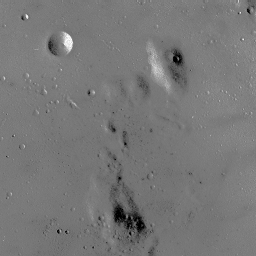
#> input picture HistEqualization/moon.bmp, 256 x 256 px
$ python hist_eq.py
#> lines starting #> are read from the running program, lines starting #| are printed output that depends on the picture
import cv2
import numpy as np
import matplotlib.pyplot as plt

def main():
    img = cv2.imread("moon.bmp")
#> img is the input picture: shape (256, 256, 3); min 0, max 255, mean 119.7
    I = cv2.cvtColor(img, cv2.COLOR_BGR2GRAY)
    (ht, width) = I.shape
#> ht = 256; width = 256
    I_array = I.flatten()
    #Get the histogram of the flattened image array along with its correspoding bin(0-255)
    hist, bins = np.histogram(I_array, 255)
#> hist = 255 values, max 5145 at index 120, min 0 at index 1, mean 257; bins = 256 values from 0 to 255
    #calculate the cumulative histogram for the above
    cumu = np.cumsum(hist)
#> cumu = 255 values from 99 to 65536
    #normalizing the cumulative sum from 0-255
    n_cum = cumu*255/cumu.max()
#> n_cum = 255 values from 0.385 to 255
    L = np.zeros((ht,width))
    for i in range(ht):
        for j in range(width):
            #find the index at which this pixel value appears from 0-255
            it = np.where(bins == I[i,j])[0][0] -1
            #assign the corresponding value to the resulting image
            L[i,j]=n_cum[it]
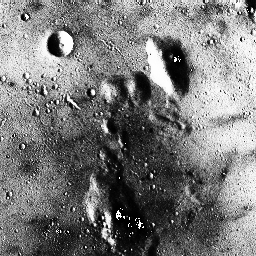
#> L: shape (256, 256) float64; min 0.385, max 255, mean 121.7
    res=L.astype(np.uint8)
    moon = cv2.cvtColor(res, cv2.COLOR_GRAY2RGB)
    f, axarr = plt.subplots(1,2)
    axarr[0].imshow(img)
    axarr[1].imshow(moon)
    plt.show()
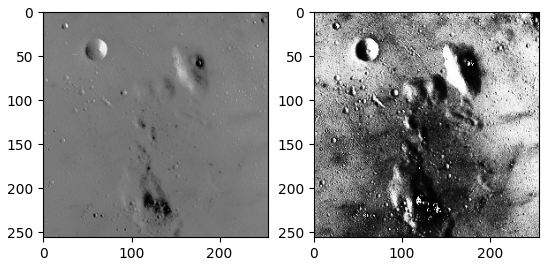
#> figure drawn by matplotlib, 2 panels

    cv2.waitKey(0)
    cv2.destroyAllWindows()


if __name__ == '__main__':
    main()
